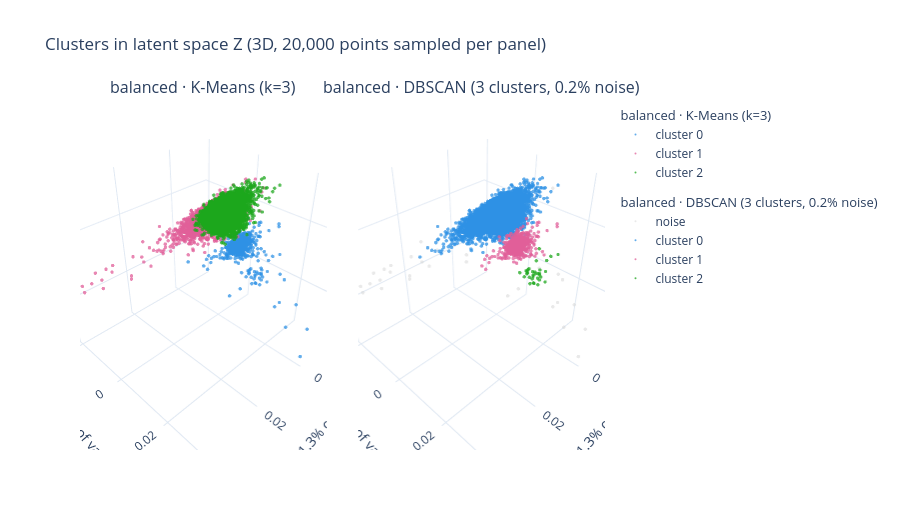
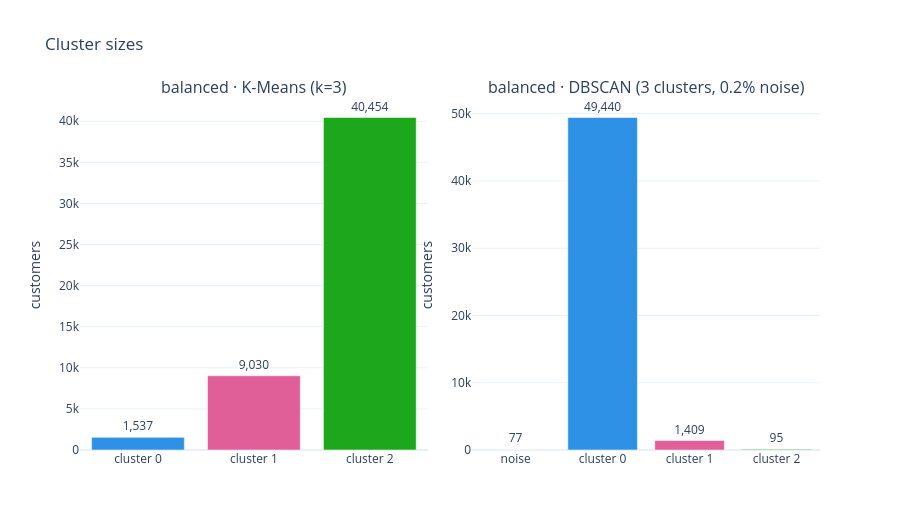
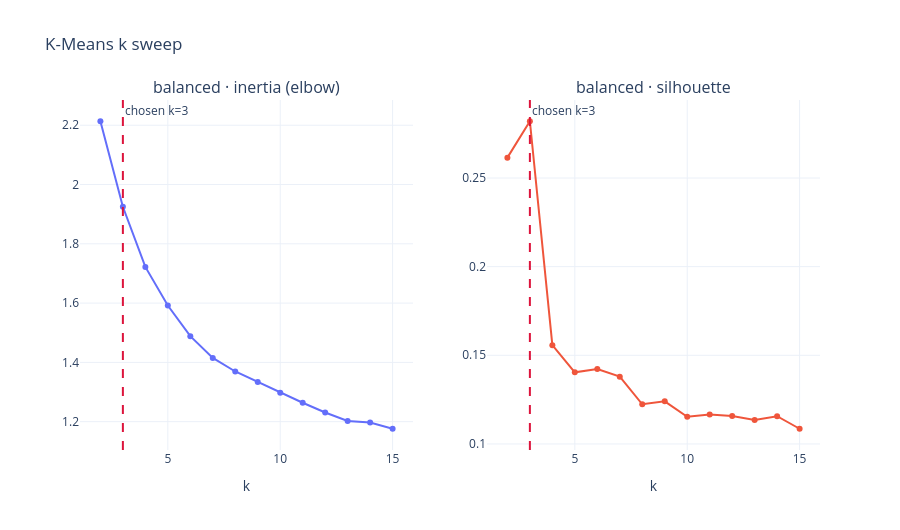

The notebook cell these images were saved under, in order:
### Code cell
# Plot the clustering results
figure = plot_clustering(result, dims=3)
figure.show()

figure = plot_clustering(result, view="sizes")
figure.show()

figure = plot_clustering(result, view="k_sweep")
figure.show()

### Figure 1 — Plotly figure (JSON) as saved in the notebook; plotly's stock layout.template omitted (floating-point values rounded to 4 significant figures; data arrays with more than 128 entries replaced by an {"elided": "..."} marker saying what was removed)
{"data": [{"customdata": {"elided": "581 str values"}, "hovertemplate": "%{customdata}<br>cluster 0<extra></extra>", "legendgroup": "balanced-kmeans", "legendgrouptitle": {"text": "balanced · K-Means (k=3)"}, "marker": {"color": "#2E91E5", "opacity": 0.75, "size": 2}, "mode": "markers", "name": "cluster 0", "scene": "scene", "type": "scatter3d", "x": {"elided": "581 float values"}, "y": {"elided": "581 float values"}, "z": {"elided": "581 float values"}}, {"customdata": {"elided": "3558 str values"}, "hovertemplate": "%{customdata}<br>cluster 1<extra></extra>", "legendgroup": "balanced-kmeans", "legendgrouptitle": {"text": "balanced · K-Means (k=3)"}, "marker": {"color": "#E15F99", "opacity": 0.75, "size": 2}, "mode": "markers", "name": "cluster 1", "scene": "scene", "type": "scatter3d", "x": {"elided": "3558 float values"}, "y": {"elided": "3558 float values"}, "z": {"elided": "3558 float values"}}, {"customdata": {"elided": "15861 str values"}, "hovertemplate": "%{customdata}<br>cluster 2<extra></extra>", "legendgroup": "balanced-kmeans", "legendgrouptitle": {"text": "balanced · K-Means (k=3)"}, "marker": {"color": "#1CA71C", "opacity": 0.75, "size": 2}, "mode": "markers", "name": "cluster 2", "scene": "scene", "type": "scatter3d", "x": {"elided": "15861 float values"}, "y": {"elided": "15861 float values"}, "z": {"elided": "15861 float values"}}, {"customdata": ["0c0efcea44dc4ff4f9a2d0afa966e609", "12d8b5ed661190a3a08183644dfc504d", "12f5d6e1cbf93dafd9dcc19095df0b3d", "1c7d1da02dbcd65a57d3056deb615751", "21323ae87907bc6eeb4987c0381bceb9", "25a560b9a6006157838aab1bdbd68624", "299622c6ade91056dc308a093cb07aa2", "2e366b0c6451864364bab2e7917ca1bb", "36d4ac720e881bac650bec8bb9de57be", "3edbdef5636cc6b1a8c4f661a8910ba2", "45545962b114a5e7d34745627ff087da", "47c1a3033b8b77b3ab6e109eb4d5fdf3", "4df2d7257a7463e2d7a98a5b08cb92fc", "4e65032f1f574189fb793bac5a867bbc", "4facc2e6fbc2bffab2fea92d2b4aa7e4", "5e7e0be1ac6b95219cd8a74b42881f19", "6411c4f3a3a713893b2a54533129da94", "66980c3775537536f77b434d74e520f5", "70c5c8376c293342409c02ca6d5e4ff0", "7b40921cca0ac7cab63f62261c25efee", "7e1681f9bb31800364869a2cdbe289db", "83a187df538ac982896968512093a175", "83e7958a94bd7f74a9414d8782f87628", "8a9b30182d557a7b44a8543c9f2fe931", "8e11fff4e8d62db36a250d7877a8d387", "a1874c5550d2f0bc14cc122164603713", "adfe7ac29b6d503ef86218a91d63a6c4", "b0cd6a169aaf7502ca3783e5e7527921", "c6c0b794d3e4eb69cd85d1438a0db26e", "d26c616e241736e0c1c1ab14150239e7", "d36a28a79ec3068a81a237eaff375f89", "d6e7520f52b7d40e2bb54f05c374225e"], "hovertemplate": "%{customdata}<br>noise<extra></extra>", "legendgroup": "balanced-dbscan", "legendgrouptitle": {"text": "balanced · DBSCAN (3 clusters, 0.2% noise)"}, "marker": {"color": "lightgray", "opacity": 0.5, "size": 2}, "mode": "markers", "name": "noise", "scene": "scene2", "type": "scatter3d", "x": [0.03076, -0.0005946, -0.005895, 0.03493, 0.03096, -0.004939, 0.03966, 0.01606, 0.0243, 0.03095, 0.0193, -0.001887, 0.03817, -0.002988, -0.003986, 0.01016, 0.02715, 0.001945, 0.03646, 0.01785, 0.008563, 0.0369, -0.006209, 0.03205, -0.007347, -0.002884, 0.02198, 0.0308, 0.03689, 0.01007, 0.01967, 0.01629], "y": [-0.01115, 0.02143, 0.03002, -0.01362, -0.01799, 0.02073, -0.01748, 0.003154, -0.01272, -0.01805, -0.01273, 0.03147, -0.01967, 0.02455, 0.02623, -0.003167, -0.008154, 0.01717, -0.01981, -0.01429, 0.01568, -0.01286, 0.01826, -0.01272, 0.01243, 0.02136, -0.01407, -0.01193, -0.01825, 0.01329, -0.008854, -0.008956], "z": [-0.007856, -0.02161, -0.02825, -0.009549, -0.01924, -0.01458, -0.01365, -0.006869, -0.01652, -0.01619, -0.01282, -0.03554, -0.01821, -0.02909, -0.02006, -0.01013, -0.01161, -0.008992, -0.0165, -0.007128, -0.01329, -0.0117, -0.01452, -0.009234, 0.01003, -0.0214, -0.01037, -0.01042, -0.01768, -0.01624, -0.01228, -0.008323]}, {"customdata": {"elided": "19399 str values"}, "hovertemplate": "%{customdata}<br>cluster 0<extra></extra>", "legendgroup": "balanced-dbscan", "legendgrouptitle": {"text": "balanced · DBSCAN (3 clusters, 0.2% noise)"}, "marker": {"color": "#2E91E5", "opacity": 0.75, "size": 2}, "mode": "markers", "name": "cluster 0", "scene": "scene2", "type": "scatter3d", "x": {"elided": "19399 float values"}, "y": {"elided": "19399 float values"}, "z": {"elided": "19399 float values"}}, {"customdata": {"elided": "536 str values"}, "hovertemplate": "%{customdata}<br>cluster 1<extra></extra>", "legendgroup": "balanced-dbscan", "legendgrouptitle": {"text": "balanced · DBSCAN (3 clusters, 0.2% noise)"}, "marker": {"color": "#E15F99", "opacity": 0.75, "size": 2}, "mode": "markers", "name": "cluster 1", "scene": "scene2", "type": "scatter3d", "x": {"elided": "536 float values"}, "y": {"elided": "536 float values"}, "z": {"elided": "536 float values"}}, {"customdata": ["06a52782a04f0086d16b9c22d0e29438", "0e4cb268bd62da7db135af6349b4fc2a", "2004ba7732339d9be65f2236d8887ae4", "2b161eaf4956b131691842e87b3c39c7", "2e43e031f10de28e557c35ef668f9396", "31d332d20895c5c0baefe55207a0fead", "3de0c9303f39b7ccfe69ca11aee19cc6", "4e1cce07cd5937c69dacac3c8b13d965", "593cb774409e5239a1946d1c88e0813d", "6222ef69df52b4ed71be551725551cc0", "6419a1be8feac26ec793667b71cbaeb4", "6a6a7141119ceaeca4dfbae7a580a515", "6a9e15d6fa8ce1cabf193c21aa577f64", "6bb535b0906b43e0041916897667aeed", "6f64406ed5cfa4a2d9bd35e91bfd6587", "8961b4ca2c5aceb7a78ea72c6e0c840a", "8cd6f80d3c3994e2060d46ec07ff0b0a", "8f2fa110f45a5b5592f1593842b7e87d", "a029899dd8534557a81c369475ff80c8", "ab243cd9e788d689cc822380f59616e1", "ab744045d2445f5bae53b57a4b99bfbf", "ac987d464574ee0f743f9b630f937a27", "b2e9a05d23ea17713b5d7799f2004f8e", "b8b3c435a58aebd788a477bed8342910", "c25d2fb6d22e04ce43c3652e3cacadad", "c76762dfb642ac154475239639f7f8f4", "d02cbb85434c84acabb8e81bbf064d3e", "d132b863416f85f2abb1a988ca05dd12", "e0836a97eaae86ac4adc26fbb334a527", "e0c99ffdcd8891130985ac90cd2d8eec", "e1224167b1a3f92781c2ff55b0b794be", "e3301490c373db9263c15a73172d0c6f", "e9b87dccd9c326a3325385087eb0150c"], "hovertemplate": "%{customdata}<br>cluster 2<extra></extra>", "legendgroup": "balanced-dbscan", "legendgrouptitle": {"text": "balanced · DBSCAN (3 clusters, 0.2% noise)"}, "marker": {"color": "#1CA71C", "opacity": 0.75, "size": 2}, "mode": "markers", "name": "cluster 2", "scene": "scene2", "type": "scatter3d", "x": [-0.003216, -0.001252, -0.002887, -0.001132, -0.007511, 4.904e-05, 0.001761, -0.002116, -0.005374, -0.005042, -0.001847, -0.0005348, -0.003902, 0.0005513, 0.0002549, 0.0008012, -0.0008244, -0.002039, -0.003219, -0.001774, 5.72e-05, -0.001673, -0.001318, -0.003748, 0.0007032, -0.004973, -0.001436, -0.00181, -0.0005456, -0.00207, 0.0008153, 0.002862, -0.003146], "y": [0.01217, 0.01091, 0.01225, 0.01094, 0.01651, 0.01267, 0.01433, 0.0168, 0.01431, 0.01153, 0.01419, 0.01115, 0.01325, 0.0166, 0.01408, 0.01502, 0.01307, 0.01238, 0.01378, 0.01533, 0.01362, 0.01329, 0.01326, 0.01541, 0.01274, 0.01584, 0.01047, 0.01453, 0.008475, 0.01396, 0.01184, 0.01293, 0.01382], "z": [-0.01128, -0.01413, -0.01504, -0.01521, -0.009116, -0.01529, -0.01582, -0.01595, -0.0112, -0.008231, -0.01575, -0.01503, -0.01561, -0.01398, -0.01373, -0.01591, -0.01609, -0.0161, -0.01549, -0.01474, -0.01282, -0.01462, -0.0177, -0.01374, -0.01192, -0.008894, -0.01496, -0.01794, -0.01601, -0.01437, -0.01304, -0.01354, -0.01368]}], "layout": {"annotations": [{"font": {"size": 16}, "showarrow": false, "text": "balanced · K-Means (k=3)", "x": 0.235, "xanchor": "center", "xref": "paper", "y": 1, "yanchor": "bottom", "yref": "paper"}, {"font": {"size": 16}, "showarrow": false, "text": "balanced · DBSCAN (3 clusters, 0.2% noise)", "x": 0.765, "xanchor": "center", "xref": "paper", "y": 1, "yanchor": "bottom", "yref": "paper"}], "height": 530, "legend": {"groupclick": "toggleitem"}, "scene": {"domain": {"x": [0, 0.47], "y": [0, 1]}, "xaxis": {"title": {"text": "PC1 (21.3% of variance)"}}, "yaxis": {"title": {"text": "PC2 (13.5% of variance)"}}, "zaxis": {"title": {"text": "PC3 (12.5% of variance)"}}}, "scene2": {"domain": {"x": [0.53, 1], "y": [0, 1]}, "xaxis": {"title": {"text": "PC1 (21.3% of variance)"}}, "yaxis": {"title": {"text": "PC2 (13.5% of variance)"}}, "zaxis": {"title": {"text": "PC3 (12.5% of variance)"}}}, "title": {"text": "Clusters in latent space Z (3D, 20,000 points sampled per panel)"}}}

### Figure 2 — Plotly figure (JSON) as saved in the notebook; plotly's stock layout.template omitted (floating-point values rounded to 4 significant figures)
{"data": [{"marker": {"color": ["#2E91E5", "#E15F99", "#1CA71C"]}, "showlegend": false, "text": ["1,537", "9,030", "40,454"], "textposition": "outside", "type": "bar", "x": ["cluster 0", "cluster 1", "cluster 2"], "xaxis": "x", "y": [1537, 9030, 40454], "yaxis": "y"}, {"marker": {"color": ["lightgray", "#2E91E5", "#E15F99", "#1CA71C"]}, "showlegend": false, "text": ["77", "49,440", "1,409", "95"], "textposition": "outside", "type": "bar", "x": ["noise", "cluster 0", "cluster 1", "cluster 2"], "xaxis": "x2", "y": [77, 49440, 1409, 95], "yaxis": "y2"}], "layout": {"annotations": [{"font": {"size": 16}, "showarrow": false, "text": "balanced · K-Means (k=3)", "x": 0.235, "xanchor": "center", "xref": "paper", "y": 1, "yanchor": "bottom", "yref": "paper"}, {"font": {"size": 16}, "showarrow": false, "text": "balanced · DBSCAN (3 clusters, 0.2% noise)", "x": 0.765, "xanchor": "center", "xref": "paper", "y": 1, "yanchor": "bottom", "yref": "paper"}], "height": 530, "legend": {"groupclick": "toggleitem"}, "title": {"text": "Cluster sizes"}, "xaxis": {"anchor": "y", "domain": [0, 0.47]}, "xaxis2": {"anchor": "y2", "domain": [0.53, 1]}, "yaxis": {"anchor": "x", "domain": [0, 1], "title": {"text": "customers"}, "type": "linear"}, "yaxis2": {"anchor": "x2", "domain": [0, 1], "title": {"text": "customers"}, "type": "linear"}}}

### Figure 3 — Plotly figure (JSON) as saved in the notebook; plotly's stock layout.template omitted (floating-point values rounded to 4 significant figures)
{"data": [{"mode": "lines+markers", "showlegend": false, "type": "scatter", "x": [2, 3, 4, 5, 6, 7, 8, 9, 10, 11, 12, 13, 14, 15], "xaxis": "x", "y": [2.213, 1.925, 1.722, 1.592, 1.489, 1.415, 1.369, 1.333, 1.297, 1.264, 1.231, 1.202, 1.197, 1.176], "yaxis": "y"}, {"mode": "lines+markers", "showlegend": false, "type": "scatter", "x": [2, 3, 4, 5, 6, 7, 8, 9, 10, 11, 12, 13, 14, 15], "xaxis": "x2", "y": [0.2615, 0.282, 0.1557, 0.1404, 0.1422, 0.138, 0.1224, 0.124, 0.1153, 0.1166, 0.1158, 0.1135, 0.1156, 0.1086], "yaxis": "y2"}], "layout": {"annotations": [{"font": {"size": 16}, "showarrow": false, "text": "balanced · inertia (elbow)", "x": 0.225, "xanchor": "center", "xref": "paper", "y": 1, "yanchor": "bottom", "yref": "paper"}, {"font": {"size": 16}, "showarrow": false, "text": "balanced · silhouette", "x": 0.775, "xanchor": "center", "xref": "paper", "y": 1, "yanchor": "bottom", "yref": "paper"}, {"showarrow": false, "text": "chosen k=3", "x": 3, "xanchor": "left", "xref": "x", "y": 1, "yanchor": "top", "yref": "y domain"}, {"showarrow": false, "text": "chosen k=3", "x": 3, "xanchor": "left", "xref": "x2", "y": 1, "yanchor": "top", "yref": "y2 domain"}], "height": 530, "legend": {"groupclick": "toggleitem"}, "shapes": [{"line": {"color": "crimson", "dash": "dash"}, "type": "line", "x0": 3, "x1": 3, "xref": "x", "y0": 0, "y1": 1, "yref": "y domain"}, {"line": {"color": "crimson", "dash": "dash"}, "type": "line", "x0": 3, "x1": 3, "xref": "x2", "y0": 0, "y1": 1, "yref": "y2 domain"}], "title": {"text": "K-Means k sweep"}, "xaxis": {"anchor": "y", "domain": [0, 0.45], "title": {"text": "k"}}, "xaxis2": {"anchor": "y2", "domain": [0.55, 1], "title": {"text": "k"}}, "yaxis": {"anchor": "x", "domain": [0, 1]}, "yaxis2": {"anchor": "x2", "domain": [0, 1]}}}
